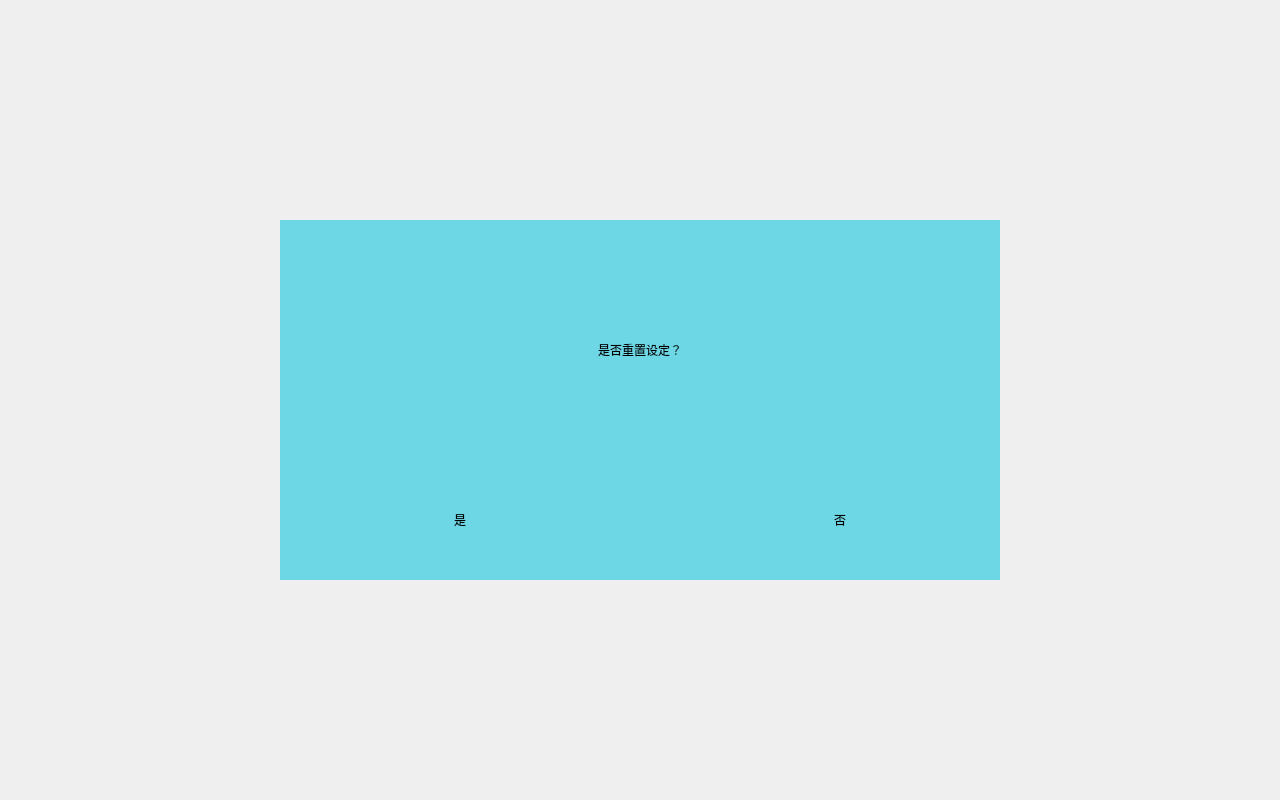
<?xml version="1.0" encoding="UTF-8"?>
<ui version="4.0">
 <class>reset_setting</class>
 <widget class="QWidget" name="reset_setting">
  <property name="geometry">
   <rect>
    <x>0</x>
    <y>0</y>
    <width>1280</width>
    <height>800</height>
   </rect>
  </property>
  <property name="windowTitle">
   <string>Form</string>
  </property>
  <widget class="Label_yes_reset" name="label_yes">
   <property name="geometry">
    <rect>
     <x>410</x>
     <y>490</y>
     <width>100</width>
     <height>60</height>
    </rect>
   </property>
   <property name="text">
    <string>是</string>
   </property>
   <property name="alignment">
    <set>Qt::AlignCenter</set>
   </property>
  </widget>
  <widget class="QLabel" name="label_backdrop">
   <property name="geometry">
    <rect>
     <x>280</x>
     <y>220</y>
     <width>720</width>
     <height>360</height>
    </rect>
   </property>
   <property name="styleSheet">
    <string notr="true">background-color: rgb(110, 215, 230);</string>
   </property>
   <property name="text">
    <string/>
   </property>
  </widget>
  <widget class="Label_no_reset" name="label_no">
   <property name="geometry">
    <rect>
     <x>790</x>
     <y>490</y>
     <width>100</width>
     <height>60</height>
    </rect>
   </property>
   <property name="text">
    <string>否</string>
   </property>
   <property name="alignment">
    <set>Qt::AlignCenter</set>
   </property>
  </widget>
  <widget class="QLabel" name="label">
   <property name="geometry">
    <rect>
     <x>0</x>
     <y>0</y>
     <width>1280</width>
     <height>800</height>
    </rect>
   </property>
   <property name="text">
    <string/>
   </property>
  </widget>
  <widget class="QLabel" name="label_num">
   <property name="geometry">
    <rect>
     <x>280</x>
     <y>330</y>
     <width>720</width>
     <height>40</height>
    </rect>
   </property>
   <property name="text">
    <string>是否重置设定？</string>
   </property>
   <property name="alignment">
    <set>Qt::AlignCenter</set>
   </property>
  </widget>
  <zorder>label_backdrop</zorder>
  <zorder>label</zorder>
  <zorder>label_yes</zorder>
  <zorder>label_no</zorder>
  <zorder>label_num</zorder>
 </widget>
 <customwidgets>
  <customwidget>
   <class>Label_no_reset</class>
   <extends>QLabel</extends>
   <header>reset_setting.h</header>
  </customwidget>
  <customwidget>
   <class>Label_yes_reset</class>
   <extends>QLabel</extends>
   <header>reset_setting.h</header>
  </customwidget>
 </customwidgets>
 <resources/>
 <connections/>
</ui>
